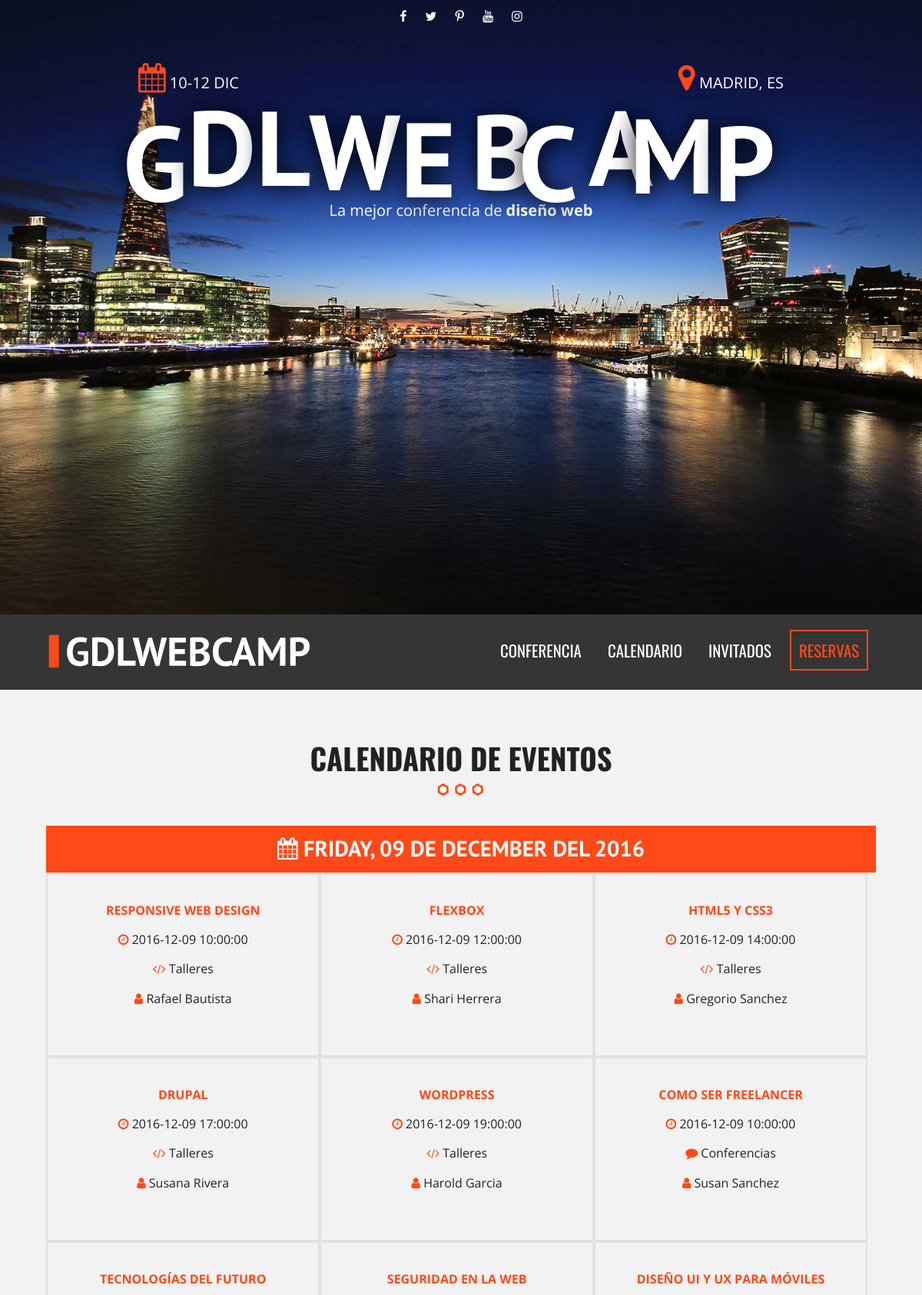
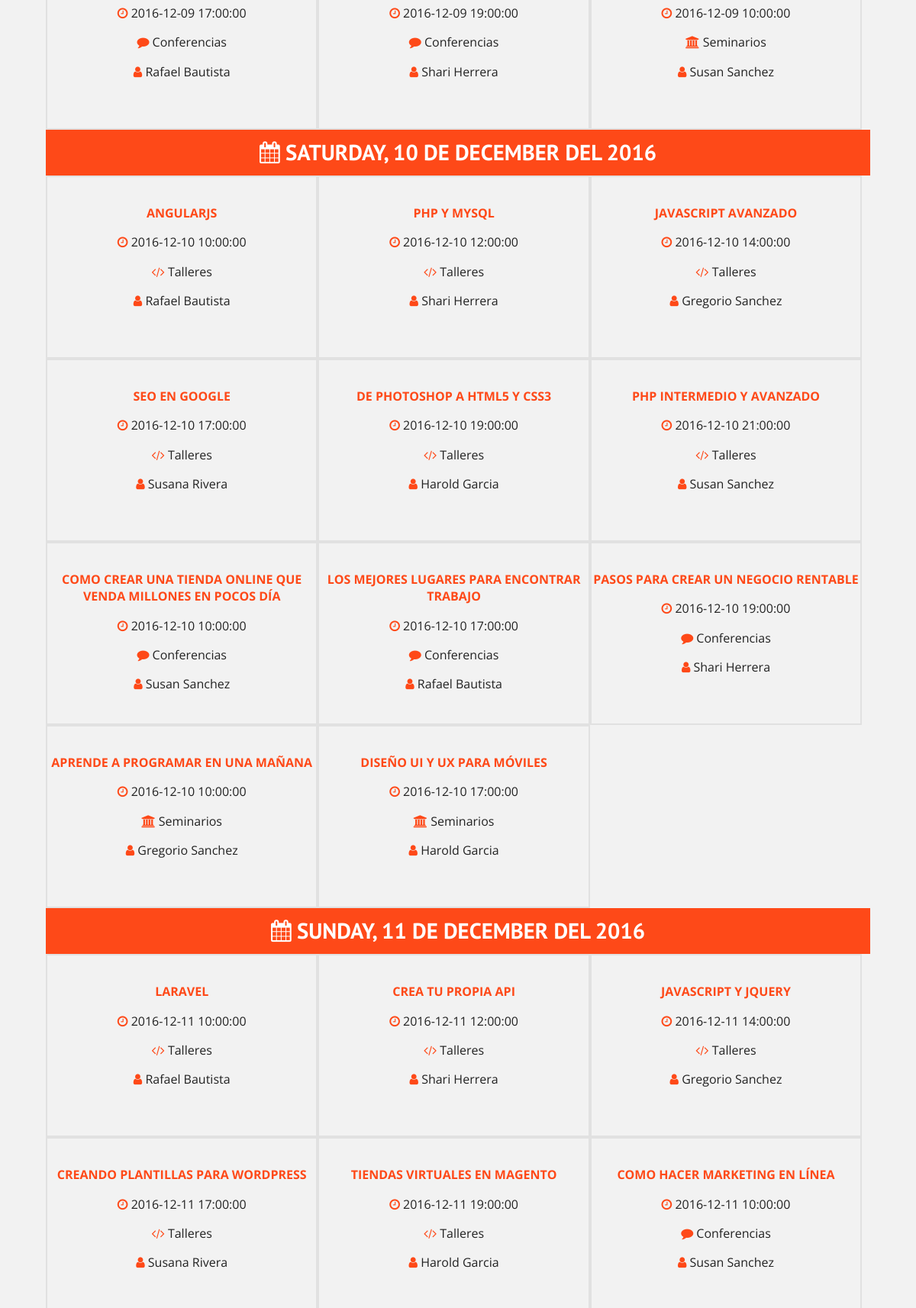
Page /calendario.php (upper part) on the committed database (2 pictures, top to bottom).
### tables this page shows
CREATE TABLE `eventos` (
  `evento_id` tinyint(10) NOT NULL,
  `nombre_evento` varchar(60) NOT NULL,
  `fecha_evento` date NOT NULL,
  `hora_evento` time NOT NULL,
  `id_cat_evento` tinyint(10) NOT NULL,
  `id_inv` tinyint(4) NOT NULL,
  `clave` varchar(10) NOT NULL
);

CREATE TABLE `categoria_evento` (
  `id_categoria` tinyint(10) NOT NULL,
  `cat_evento` varchar(50) NOT NULL,
  `icono` varchar(15) NOT NULL
);

### calendario.php (the view, shortened to what this page needs)
<?php include_once 'includes/templates/header.php'; ?>
  <section class="seccion contenedor">
    <h2>Calendario de eventos</h2>
    <?php
        try {
            require_once('includes/funciones/db_conexion.php');
            $sql = ' SELECT evento_id, nombre_evento, fecha_evento, hora_evento, cat_evento , icono , nombre_invitado, apellido_invitado ';
            $sql .= ' FROM eventos';
            $sql .= ' INNER JOIN categoria_evento';
            $sql .= ' ON eventos.id_cat_evento = categoria_evento.id_categoria ';
            $sql .= 'INNER JOIN invitados ';
            $sql .= 'ON eventos.id_inv = invitados.invitado_id ';
            $sql .= 'ORDER BY evento_id ';
            $resultado = $conn->query($sql);
        } catch (\Exception $e){
            echo $e->getMessage();
        }
    ?>
    <div class = "calendario">
        <?php
           $calendario =array();
           while( $eventos = $resultado->fetch_assoc() ) {
               $fecha = $eventos['fecha_evento'];
               $evento = array (
                    'titulo' => $eventos['nombre_evento'],
                    'fecha' => $eventos['fecha_evento'],
                    'hora' => $eventos['hora_evento'],
                    'categoria' => $eventos['cat_evento'],
                    'icono' => 'fa' . " " . $eventos['icono'],
                    'invitado' => $eventos['nombre_invitado']. " " . $eventos['apellido_invitado']
                );
                $calendario[$fecha][] = $evento;
        ?>
           <?php  }  ?>
           <?php
                foreach($calendario as $dia => $lista_eventos) { ?>
                    <h3>
                        <i class="fa fa-calendar"></i>
                        <?php
                            echo  utf8_encode( strftime ("%A, %d de %B del %Y", strtotime($dia) )); ?>
                    </h3>
                    <?php foreach($lista_eventos as $evento) { ?>
                        <div class="dia">
                            <p class="titulo"><?php echo $evento['titulo']; ?> </p>
                            <p class="hora">
                            <i class="fa fa-clock-o" aria-hidden="true"></i>
                            <?php echo $evento['fecha'] . " " . $evento['hora']; ?>
                            </p>
                            <p>
                                <i class="<?php echo $evento['icono']; ?>" aria-hidden="true"></i>
                                <?php echo $evento['categoria']; ?></p>
                            <p>
                                <i class="fa fa-user" aria-hidden="true"></i>
                                <?php echo $evento['invitado']; ?>
                            </p>
                        </div>
                    <?php }  ?>
                <?php }  ?>
    </div>
  </section>
    <?php include_once 'includes/templates/footer.php'; ?>

### css/main.css (style rules this page uses)
html { color: #222; font-size: 1em; line-height: 1.4; }
html { box-sizing: border-box; }
*,*::before,*::after { box-sizing: inherit; }
body { background-color: #f2f2f2; font-family: 'Open Sans', sans-serif; }
.contenedor { width: 98%; margin: 0 auto; }
@media only screen and (min-width: 480px) { .contenedor { width: 95%; } }
@media only screen and (min-width: 768px) { .contenedor { width: 90%; } }
@media only screen and (min-width: 992px) { .contenedor { width: 90%; max-width: 1100px; } }
.seccion { padding: 30px 0; }
.seccion p { font-size: 1.2em; text-align: center; }
h2 { font-family: 'Oswald', sans-serif; font-size: 2.4em; text-transform: uppercase; text-align: center; }
h2::after { content: ''; margin: 0 auto; background-image: url(../img/separador.png); height: 30px; width: 100px; display: block; }
h3 { font-size: 1.8em; color: #fe4918; font-family: 'PT Sans', san-serif; margin: 0; }
div.calendario h3 { background-color: #fe4918; clear: both; color: white; text-align: center; padding: 10px 0; text-transform: uppercase; }
div.calendario::after { clear: both; display: block; content: ''; }
div.dia { width: 50%; float: left; border: 2px solid #e1e1e1; transition: all .3s ease; }
@media only screen and (min-width:760px) { div.dia { width: 33%; min-height: 240px; padding-top: 20px; } }
div.dia p.titulo { color: #fe4918; text-transform: uppercase; font-weight: bold; }
div.dia p { font-size: 1em; }
div.dia i { color: #fe4918; font-size: 1.6e; }

### rows in the picture
eventos: nombre_evento "RESPONSIVE WEB DESIGN", fecha_evento "2016-12-09", hora_evento "10:00:00", id_cat_evento.cat_evento "Talleres", invitado "Rafael Bautista"
eventos: nombre_evento "FLEXBOX", fecha_evento "2016-12-09", hora_evento "12:00:00", id_cat_evento.cat_evento "Talleres", invitado "Shari Herrera"
eventos: nombre_evento "HTML5 Y CSS3", fecha_evento "2016-12-09", hora_evento "14:00:00", id_cat_evento.cat_evento "Talleres", invitado "Gregorio Sanchez"
eventos: nombre_evento "DRUPAL", fecha_evento "2016-12-09", hora_evento "17:00:00", id_cat_evento.cat_evento "Talleres", invitado "Susana Rivera"
eventos: nombre_evento "WORDPRESS", fecha_evento "2016-12-09", hora_evento "19:00:00", id_cat_evento.cat_evento "Talleres", invitado "Harold Garcia"
eventos: nombre_evento "COMO SER FREELANCER", fecha_evento "2016-12-09", hora_evento "10:00:00", id_cat_evento.cat_evento "Conferencias", invitado "Susan Sanchez"
eventos: nombre_evento "TECNOLOGÍAS DEL FUTURO", fecha_evento "2016-12-09", hora_evento "17:00:00", id_cat_evento.cat_evento "Conferencias", invitado "Rafael Bautista"
eventos: nombre_evento "SEGURIDAD EN LA WEB", fecha_evento "2016-12-09", hora_evento "19:00:00", id_cat_evento.cat_evento "Conferencias", invitado "Shari Herrera"
eventos: nombre_evento "DISEÑO UI Y UX PARA MÓVILES", fecha_evento "2016-12-09", hora_evento "10:00:00", id_cat_evento.cat_evento "Seminarios", invitado "Susan Sanchez"
eventos: nombre_evento "ANGULARJS", fecha_evento "2016-12-10", hora_evento "10:00:00", id_cat_evento.cat_evento "Talleres", invitado "Rafael Bautista"
eventos: nombre_evento "PHP Y MYSQL", fecha_evento "2016-12-10", hora_evento "12:00:00", id_cat_evento.cat_evento "Talleres", invitado "Shari Herrera"
eventos: nombre_evento "JAVASCRIPT AVANZADO", fecha_evento "2016-12-10", hora_evento "14:00:00", id_cat_evento.cat_evento "Talleres", invitado "Gregorio Sanchez"
eventos: nombre_evento "SEO EN GOOGLE", fecha_evento "2016-12-10", hora_evento "17:00:00", id_cat_evento.cat_evento "Talleres", invitado "Susana Rivera"
eventos: nombre_evento "DE PHOTOSHOP A HTML5 Y CSS3", fecha_evento "2016-12-10", hora_evento "19:00:00", id_cat_evento.cat_evento "Talleres", invitado "Harold Garcia"
eventos: nombre_evento "PHP INTERMEDIO Y AVANZADO", fecha_evento "2016-12-10", hora_evento "21:00:00", id_cat_evento.cat_evento "Talleres", invitado "Susan Sanchez"
eventos: nombre_evento "COMO CREAR UNA TIENDA ONLINE QUE VENDA MILLONES EN POCOS DÍA", fecha_evento "2016-12-10", hora_evento "10:00:00", id_cat_evento.cat_evento "Conferencias", invitado "Susan Sanchez"
eventos: nombre_evento "LOS MEJORES LUGARES PARA ENCONTRAR TRABAJO", fecha_evento "2016-12-10", hora_evento "17:00:00", id_cat_evento.cat_evento "Conferencias", invitado "Rafael Bautista"
eventos: nombre_evento "PASOS PARA CREAR UN NEGOCIO RENTABLE", fecha_evento "2016-12-10", hora_evento "19:00:00", id_cat_evento.cat_evento "Conferencias", invitado "Shari Herrera"
eventos: nombre_evento "APRENDE A PROGRAMAR EN UNA MAÑANA", fecha_evento "2016-12-10", hora_evento "10:00:00", id_cat_evento.cat_evento "Seminarios", invitado "Gregorio Sanchez"
eventos: nombre_evento "DISEÑO UI Y UX PARA MÓVILES", fecha_evento "2016-12-10", hora_evento "17:00:00", id_cat_evento.cat_evento "Seminarios", invitado "Harold Garcia"
eventos: nombre_evento "LARAVEL", fecha_evento "2016-12-11", hora_evento "10:00:00", id_cat_evento.cat_evento "Talleres", invitado "Rafael Bautista"
eventos: nombre_evento "CREA TU PROPIA API", fecha_evento "2016-12-11", hora_evento "12:00:00", id_cat_evento.cat_evento "Talleres", invitado "Shari Herrera"
eventos: nombre_evento "JAVASCRIPT Y JQUERY", fecha_evento "2016-12-11", hora_evento "14:00:00", id_cat_evento.cat_evento "Talleres", invitado "Gregorio Sanchez"
eventos: nombre_evento "CREANDO PLANTILLAS PARA WORDPRESS", fecha_evento "2016-12-11", hora_evento "17:00:00", id_cat_evento.cat_evento "Talleres", invitado "Susana Rivera"
eventos: nombre_evento "TIENDAS VIRTUALES EN MAGENTO", fecha_evento "2016-12-11", hora_evento "19:00:00", id_cat_evento.cat_evento "Talleres", invitado "Harold Garcia"
eventos: nombre_evento "COMO HACER MARKETING EN LÍNEA", fecha_evento "2016-12-11", hora_evento "10:00:00", id_cat_evento.cat_evento "Conferencias", invitado "Susan Sanchez"

### other values in the picture
utf8_encode( strftime ("%A, %d de %B del %Y", strtotime($dia) )) "FRIDAY, 09 DE DECEMBER DEL 2016"
utf8_encode( strftime ("%A, %d de %B del %Y", strtotime($dia) )) "SATURDAY, 10 DE DECEMBER DEL 2016"
utf8_encode( strftime ("%A, %d de %B del %Y", strtotime($dia) )) "SUNDAY, 11 DE DECEMBER DEL 2016"
